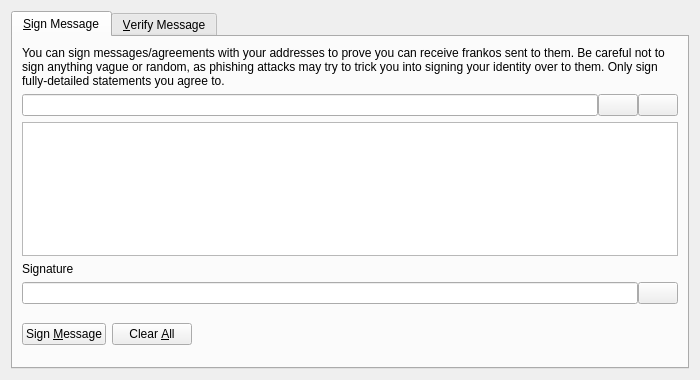
<?xml version="1.0" encoding="UTF-8"?>
<ui version="4.0">
 <class>SignVerifyMessageDialog</class>
 <widget class="QDialog" name="SignVerifyMessageDialog">
  <property name="geometry">
   <rect>
    <x>0</x>
    <y>0</y>
    <width>700</width>
    <height>380</height>
   </rect>
  </property>
  <property name="windowTitle">
   <string>Signatures - Sign / Verify a Message</string>
  </property>
  <property name="modal">
   <bool>true</bool>
  </property>
  <layout class="QVBoxLayout" name="verticalLayout">
   <item>
    <widget class="QTabWidget" name="tabWidget">
     <property name="currentIndex">
      <number>0</number>
     </property>
     <widget class="QWidget" name="tabSignMessage">
      <attribute name="title">
       <string>&amp;Sign Message</string>
      </attribute>
      <layout class="QVBoxLayout" name="verticalLayout_SM">
       <item>
        <widget class="QLabel" name="infoLabel_SM">
         <property name="text">
          <string>You can sign messages/agreements with your addresses to prove you can receive frankos sent to them. Be careful not to sign anything vague or random, as phishing attacks may try to trick you into signing your identity over to them. Only sign fully-detailed statements you agree to.</string>
         </property>
         <property name="textFormat">
          <enum>Qt::PlainText</enum>
         </property>
         <property name="wordWrap">
          <bool>true</bool>
         </property>
        </widget>
       </item>
       <item>
        <layout class="QHBoxLayout" name="horizontalLayout_1_SM">
         <property name="spacing">
          <number>0</number>
         </property>
         <item>
          <widget class="QValidatedLineEdit" name="addressIn_SM">
           <property name="toolTip">
            <string>The Franko address to sign the message with</string>
           </property>
          </widget>
         </item>
         <item>
          <widget class="QPushButton" name="addressBookButton_SM">
           <property name="toolTip">
            <string>Choose previously used address</string>
           </property>
           <property name="text">
            <string/>
           </property>
           <property name="icon">
            <iconset resource="../bitcoin.qrc">
             <normaloff>:/icons/address-book</normaloff>:/icons/address-book</iconset>
           </property>
           <property name="shortcut">
            <string>Alt+A</string>
           </property>
           <property name="autoDefault">
            <bool>false</bool>
           </property>
          </widget>
         </item>
         <item>
          <widget class="QPushButton" name="pasteButton_SM">
           <property name="toolTip">
            <string>Paste address from clipboard</string>
           </property>
           <property name="text">
            <string/>
           </property>
           <property name="icon">
            <iconset resource="../bitcoin.qrc">
             <normaloff>:/icons/editpaste</normaloff>:/icons/editpaste</iconset>
           </property>
           <property name="shortcut">
            <string>Alt+P</string>
           </property>
           <property name="autoDefault">
            <bool>false</bool>
           </property>
          </widget>
         </item>
        </layout>
       </item>
       <item>
        <widget class="QPlainTextEdit" name="messageIn_SM">
         <property name="toolTip">
          <string>Enter the message you want to sign here</string>
         </property>
        </widget>
       </item>
       <item>
        <widget class="QLabel" name="signatureLabel_SM">
         <property name="text">
          <string>Signature</string>
         </property>
         <property name="textFormat">
          <enum>Qt::PlainText</enum>
         </property>
        </widget>
       </item>
       <item>
        <layout class="QHBoxLayout" name="horizontalLayout_2_SM">
         <property name="spacing">
          <number>0</number>
         </property>
         <item>
          <widget class="QLineEdit" name="signatureOut_SM">
           <property name="font">
            <font>
             <italic>true</italic>
            </font>
           </property>
           <property name="readOnly">
            <bool>true</bool>
           </property>
          </widget>
         </item>
         <item>
          <widget class="QPushButton" name="copySignatureButton_SM">
           <property name="toolTip">
            <string>Copy the current signature to the system clipboard</string>
           </property>
           <property name="text">
            <string/>
           </property>
           <property name="icon">
            <iconset resource="../bitcoin.qrc">
             <normaloff>:/icons/editcopy</normaloff>:/icons/editcopy</iconset>
           </property>
           <property name="autoDefault">
            <bool>false</bool>
           </property>
          </widget>
         </item>
        </layout>
       </item>
       <item>
        <layout class="QHBoxLayout" name="horizontalLayout_3_SM">
         <item>
          <widget class="QPushButton" name="signMessageButton_SM">
           <property name="toolTip">
            <string>Sign the message to prove you own this Franko address</string>
           </property>
           <property name="text">
            <string>Sign &amp;Message</string>
           </property>
           <property name="icon">
            <iconset resource="../bitcoin.qrc">
             <normaloff>:/icons/edit</normaloff>:/icons/edit</iconset>
           </property>
           <property name="autoDefault">
            <bool>false</bool>
           </property>
          </widget>
         </item>
         <item>
          <widget class="QPushButton" name="clearButton_SM">
           <property name="toolTip">
            <string>Reset all sign message fields</string>
           </property>
           <property name="text">
            <string>Clear &amp;All</string>
           </property>
           <property name="icon">
            <iconset resource="../bitcoin.qrc">
             <normaloff>:/icons/remove</normaloff>:/icons/remove</iconset>
           </property>
           <property name="autoDefault">
            <bool>false</bool>
           </property>
          </widget>
         </item>
         <item>
          <spacer name="horizontalSpacer_1_SM">
           <property name="orientation">
            <enum>Qt::Horizontal</enum>
           </property>
           <property name="sizeHint" stdset="0">
            <size>
             <width>40</width>
             <height>48</height>
            </size>
           </property>
          </spacer>
         </item>
         <item>
          <widget class="QLabel" name="statusLabel_SM">
           <property name="font">
            <font>
             <weight>75</weight>
             <bold>true</bold>
            </font>
           </property>
           <property name="text">
            <string/>
           </property>
           <property name="wordWrap">
            <bool>true</bool>
           </property>
          </widget>
         </item>
         <item>
          <spacer name="horizontalSpacer_2_SM">
           <property name="orientation">
            <enum>Qt::Horizontal</enum>
           </property>
           <property name="sizeHint" stdset="0">
            <size>
             <width>40</width>
             <height>48</height>
            </size>
           </property>
          </spacer>
         </item>
        </layout>
       </item>
      </layout>
     </widget>
     <widget class="QWidget" name="tabVerifyMessage">
      <attribute name="title">
       <string>&amp;Verify Message</string>
      </attribute>
      <layout class="QVBoxLayout" name="verticalLayout_VM">
       <item>
        <widget class="QLabel" name="infoLabel_VM">
         <property name="text">
          <string>Enter the receiver's address, message (ensure you copy line breaks, spaces, tabs, etc. exactly) and signature below to verify the message. Be careful not to read more into the signature than what is in the signed message itself, to avoid being tricked by a man-in-the-middle attack. Note that this only proves the signing party receives with the address, it cannot prove sendership of any transaction!</string>
         </property>
         <property name="textFormat">
          <enum>Qt::PlainText</enum>
         </property>
         <property name="alignment">
          <set>Qt::AlignLeading|Qt::AlignLeft|Qt::AlignTop</set>
         </property>
         <property name="wordWrap">
          <bool>true</bool>
         </property>
        </widget>
       </item>
       <item>
        <layout class="QHBoxLayout" name="horizontalLayout_1_VM">
         <property name="spacing">
          <number>0</number>
         </property>
         <item>
          <widget class="QValidatedLineEdit" name="addressIn_VM">
           <property name="toolTip">
            <string>The Franko address the message was signed with</string>
           </property>
          </widget>
         </item>
         <item>
          <widget class="QPushButton" name="addressBookButton_VM">
           <property name="toolTip">
            <string>Choose previously used address</string>
           </property>
           <property name="text">
            <string/>
           </property>
           <property name="icon">
            <iconset resource="../bitcoin.qrc">
             <normaloff>:/icons/address-book</normaloff>:/icons/address-book</iconset>
           </property>
           <property name="shortcut">
            <string>Alt+A</string>
           </property>
           <property name="autoDefault">
            <bool>false</bool>
           </property>
          </widget>
         </item>
        </layout>
       </item>
       <item>
        <widget class="QPlainTextEdit" name="messageIn_VM"/>
       </item>
       <item>
        <widget class="QValidatedLineEdit" name="signatureIn_VM"/>
       </item>
       <item>
        <layout class="QHBoxLayout" name="horizontalLayout_2_VM">
         <item>
          <widget class="QPushButton" name="verifyMessageButton_VM">
           <property name="toolTip">
            <string>Verify the message to ensure it was signed with the specified Franko address</string>
           </property>
           <property name="text">
            <string>Verify &amp;Message</string>
           </property>
           <property name="icon">
            <iconset resource="../bitcoin.qrc">
             <normaloff>:/icons/transaction_0</normaloff>:/icons/transaction_0</iconset>
           </property>
           <property name="autoDefault">
            <bool>false</bool>
           </property>
          </widget>
         </item>
         <item>
          <widget class="QPushButton" name="clearButton_VM">
           <property name="toolTip">
            <string>Reset all verify message fields</string>
           </property>
           <property name="text">
            <string>Clear &amp;All</string>
           </property>
           <property name="icon">
            <iconset resource="../bitcoin.qrc">
             <normaloff>:/icons/remove</normaloff>:/icons/remove</iconset>
           </property>
           <property name="autoDefault">
            <bool>false</bool>
           </property>
          </widget>
         </item>
         <item>
          <spacer name="horizontalSpacer_1_VM">
           <property name="orientation">
            <enum>Qt::Horizontal</enum>
           </property>
           <property name="sizeHint" stdset="0">
            <size>
             <width>40</width>
             <height>48</height>
            </size>
           </property>
          </spacer>
         </item>
         <item>
          <widget class="QLabel" name="statusLabel_VM">
           <property name="font">
            <font>
             <weight>75</weight>
             <bold>true</bold>
            </font>
           </property>
           <property name="text">
            <string/>
           </property>
           <property name="wordWrap">
            <bool>true</bool>
           </property>
          </widget>
         </item>
         <item>
          <spacer name="horizontalSpacer_2_VM">
           <property name="orientation">
            <enum>Qt::Horizontal</enum>
           </property>
           <property name="sizeHint" stdset="0">
            <size>
             <width>40</width>
             <height>48</height>
            </size>
           </property>
          </spacer>
         </item>
        </layout>
       </item>
      </layout>
     </widget>
    </widget>
   </item>
  </layout>
 </widget>
 <customwidgets>
  <customwidget>
   <class>QValidatedLineEdit</class>
   <extends>QLineEdit</extends>
   <header>qvalidatedlineedit.h</header>
  </customwidget>
 </customwidgets>
 <resources>
  <include location="../bitcoin.qrc"/>
 </resources>
 <connections/>
</ui>
